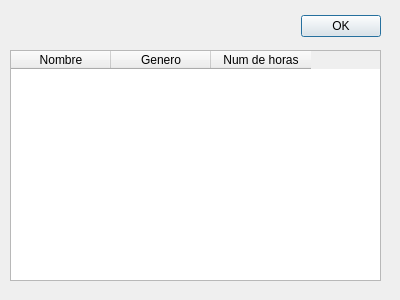
<?xml version="1.0" encoding="UTF-8"?>
<ui version="4.0">
 <class>Dialog</class>
 <widget class="QDialog" name="Dialog">
  <property name="geometry">
   <rect>
    <x>0</x>
    <y>0</y>
    <width>400</width>
    <height>300</height>
   </rect>
  </property>
  <property name="minimumSize">
   <size>
    <width>400</width>
    <height>300</height>
   </size>
  </property>
  <property name="maximumSize">
   <size>
    <width>400</width>
    <height>300</height>
   </size>
  </property>
  <property name="baseSize">
   <size>
    <width>400</width>
    <height>300</height>
   </size>
  </property>
  <property name="windowTitle">
   <string>Dialog</string>
  </property>
  <widget class="QDialogButtonBox" name="btnsalir">
   <property name="geometry">
    <rect>
     <x>300</x>
     <y>10</y>
     <width>81</width>
     <height>32</height>
    </rect>
   </property>
   <property name="orientation">
    <enum>Qt::Horizontal</enum>
   </property>
   <property name="standardButtons">
    <set>QDialogButtonBox::Ok</set>
   </property>
  </widget>
  <widget class="QTableWidget" name="tablaLista">
   <property name="geometry">
    <rect>
     <x>10</x>
     <y>50</y>
     <width>371</width>
     <height>231</height>
    </rect>
   </property>
   <column>
    <property name="text">
     <string>Nombre</string>
    </property>
    <property name="background">
     <color alpha="0">
      <red>255</red>
      <green>255</green>
      <blue>255</blue>
     </color>
    </property>
    <property name="foreground">
     <brush brushstyle="NoBrush">
      <color alpha="255">
       <red>0</red>
       <green>0</green>
       <blue>0</blue>
      </color>
     </brush>
    </property>
   </column>
   <column>
    <property name="text">
     <string>Genero</string>
    </property>
    <property name="background">
     <color alpha="0">
      <red>255</red>
      <green>255</green>
      <blue>255</blue>
     </color>
    </property>
    <property name="foreground">
     <brush brushstyle="NoBrush">
      <color alpha="255">
       <red>0</red>
       <green>0</green>
       <blue>0</blue>
      </color>
     </brush>
    </property>
   </column>
   <column>
    <property name="text">
     <string>Num de horas</string>
    </property>
    <property name="background">
     <color alpha="0">
      <red>255</red>
      <green>255</green>
      <blue>255</blue>
     </color>
    </property>
   </column>
  </widget>
 </widget>
 <resources/>
 <connections>
  <connection>
   <sender>btnsalir</sender>
   <signal>accepted()</signal>
   <receiver>Dialog</receiver>
   <slot>accept()</slot>
   <hints>
    <hint type="sourcelabel">
     <x>248</x>
     <y>254</y>
    </hint>
    <hint type="destinationlabel">
     <x>157</x>
     <y>274</y>
    </hint>
   </hints>
  </connection>
  <connection>
   <sender>btnsalir</sender>
   <signal>rejected()</signal>
   <receiver>Dialog</receiver>
   <slot>reject()</slot>
   <hints>
    <hint type="sourcelabel">
     <x>316</x>
     <y>260</y>
    </hint>
    <hint type="destinationlabel">
     <x>286</x>
     <y>274</y>
    </hint>
   </hints>
  </connection>
 </connections>
</ui>
